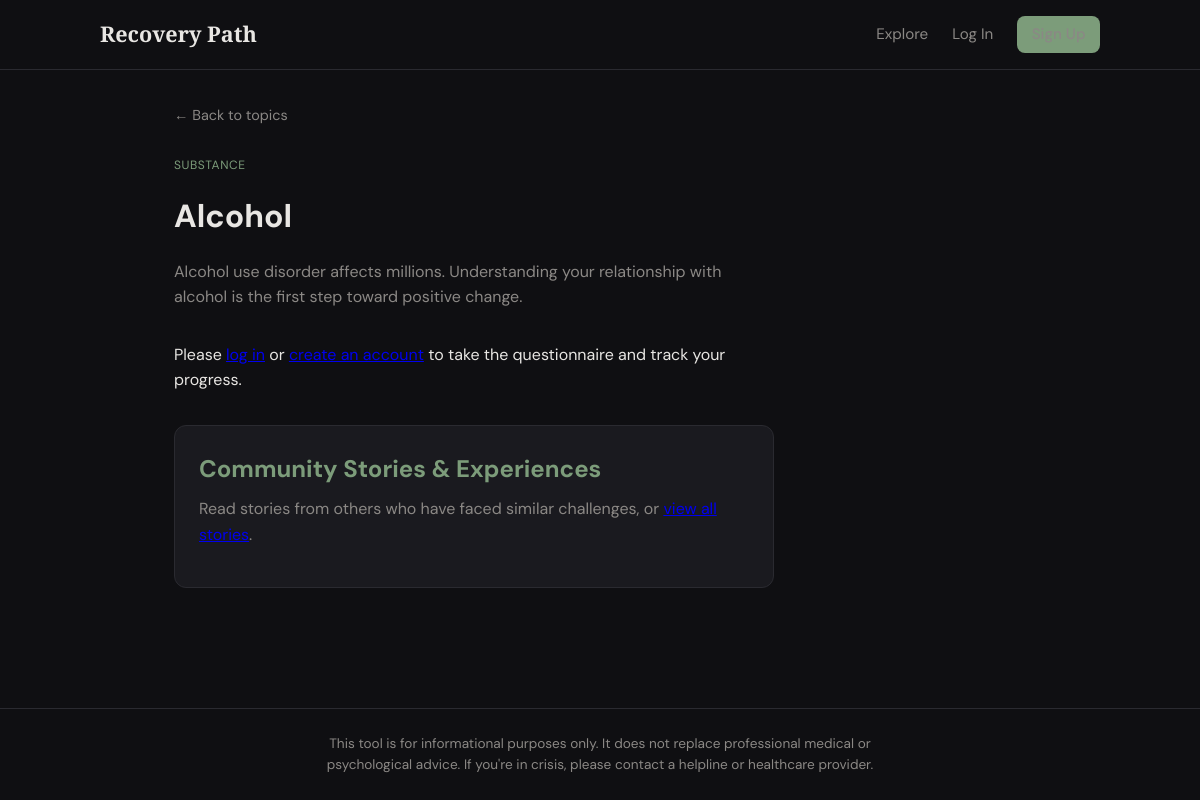
Page /addictions/alcohol on the committed database.
### app/models.py (models this page shows)
class Addiction(db.Model):
    __tablename__ = "addictions"
    id = db.Column(db.Integer, primary_key=True)
    name = db.Column(db.String(100), nullable=False, index=True)
    slug = db.Column(db.String(100), unique=True, nullable=False, index=True)
    category = db.Column(db.String(50), nullable=False, index=True)
    description = db.Column(db.Text, nullable=False)
    icon = db.Column(db.String(50), default="help-circle")
    questionnaire = db.relationship(
        "Questionnaire", backref="addiction", uselist=False, lazy="joined"
    )
    stories = db.relationship("AddictionStory", backref="addiction", lazy="dynamic", order_by="AddictionStory.created_at.desc()")

### app/routes/addictions.py (the view)
@addictions_bp.route("/<slug>")
def detail(slug):
    addiction = Addiction.query.filter_by(slug=slug).first_or_404()
    return render_template("addictions/detail.html", addiction=addiction)

### app/templates/addictions/detail.html (shortened to what this page needs)
{% extends "base.html" %}
{% block content %}
<section class="addiction-detail">
    <a href="{{ url_for('addictions.list_addictions') }}" class="back-link">← Back to topics</a>
    <div class="detail-header">
        <span class="addiction-category">{{ addiction.category }}</span>
        <h1>{{ addiction.name }}</h1>
        <p class="addiction-desc">{{ addiction.description }}</p>
    </div>
    {% if current_user.is_authenticated %}
        <div class="detail-actions">
            <a href="{{ url_for('questionnaire.start', slug=addiction.slug) }}" class="btn btn-primary btn-lg">Start Questionnaire</a>
            <a href="{{ url_for('tracking.addiction_calendar', slug=addiction.slug) }}" class="btn btn-outline btn-lg">Track Progress</a>
            <a href="{{ url_for('tracking.goals', slug=addiction.slug) }}" class="btn btn-outline btn-lg">Set Goals</a>
        </div>
    {% else %}
        <p>Please <a href="{{ url_for('auth.login') }}">log in</a> or <a href="{{ url_for('auth.register') }}">create an account</a> to take the questionnaire and track your progress.</p>
    {% endif %}
    <div class="stories-section">
        <h2>Community Stories & Experiences</h2>
        <p>Read stories from others who have faced similar challenges, or <a href="{{ url_for('addictions.stories', slug=addiction.slug) }}">view all stories</a>.</p>
    </div>
</section>
{% endblock %}

### app/static/css/style.css (style rules this page uses)
:root { --bg: #0f0f12; --bg-card: #1a1a1f; --text: #e8e6e3; --text-muted: #8b8885; --accent: #7c9c7a; --accent-hover: #8fb58d; --border: #2a2a30; --success: #7c9c7a; --warning: #c9a86c; --danger: #c97c7c; }
* { box-sizing: border-box; margin: 0; padding: 0; }
body { font-family: "DM Sans", system-ui, sans-serif; background: var(--bg); color: var(--text); line-height: 1.6; min-height: 100vh; display: flex; flex-direction: column; }
.addiction-category { display: inline-block; font-size: 0.75rem; text-transform: uppercase; letter-spacing: 0.05em; color: var(--accent); margin-bottom: 0.5rem; }
.stories-section, .add-story-section { max-width: 800px; margin: 0 auto; }
.stories-section { margin-top: 2rem; padding: 1.5rem; background: var(--bg-card); border: 1px solid var(--border); border-radius: 12px; }
.stories-section h2 { color: var(--accent); margin-bottom: 0.5rem; }
.stories-section p { color: var(--text-muted); margin-bottom: 1rem; }
.addiction-detail { max-width: 600px; }
.back-link { display: inline-block; color: var(--text-muted); text-decoration: none; font-size: 0.9rem; margin-bottom: 1.5rem; }
.detail-header { margin-bottom: 2rem; }
.detail-header h1 { font-size: 2rem; margin: 0.5rem 0 1rem; }
.addiction-desc { color: var(--text-muted); margin-bottom: 1.5rem; }

### rows in the picture
Addiction: category "SUBSTANCE", name "Alcohol", description "Alcohol use disorder affects millions. Understanding your relationship with alcohol is the first step toward positive change."
